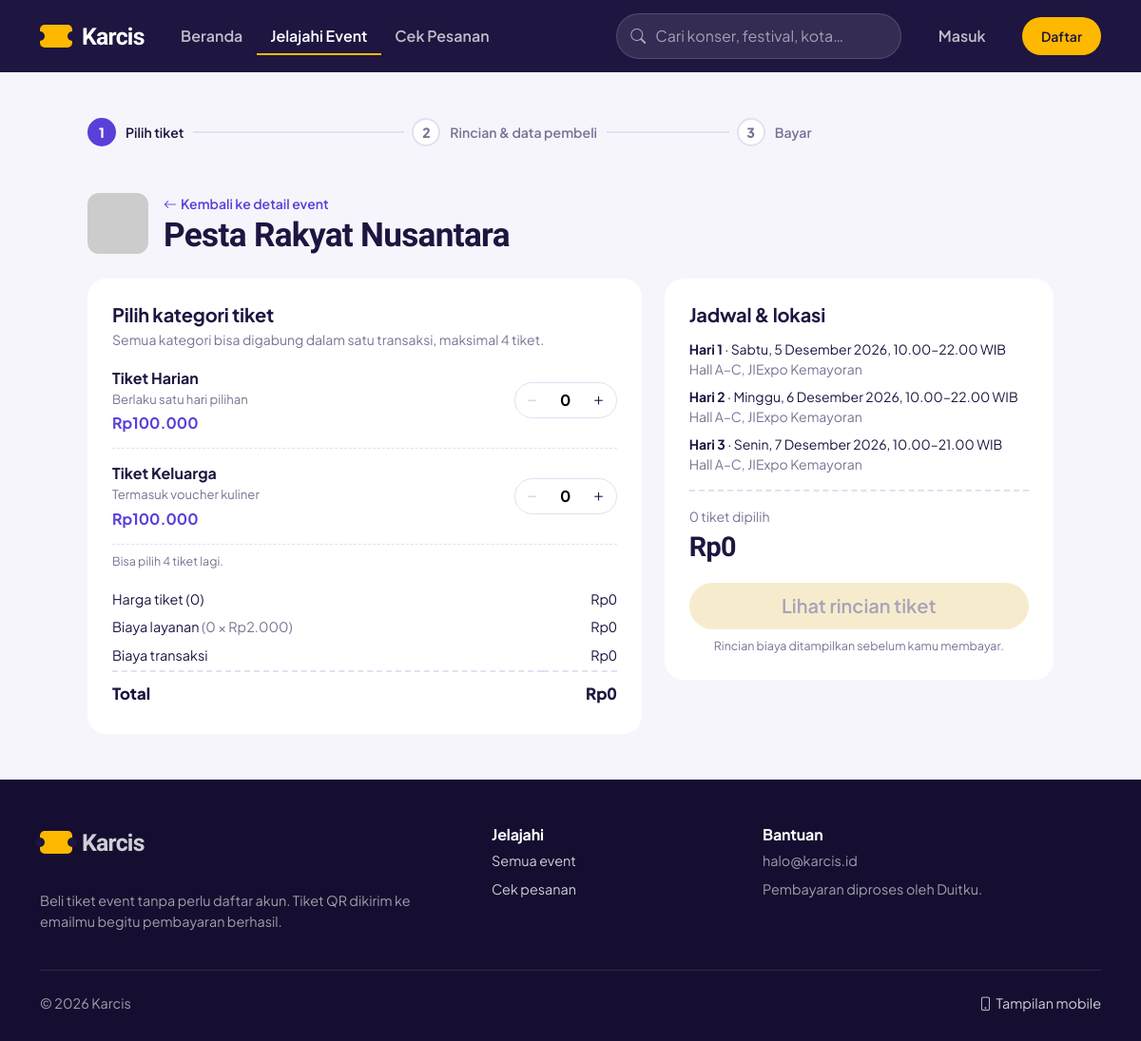
The page /event/tickets/pesta-rakyat-nusantara on the database its author committed.
### tables this page shows
CREATE TABLE events (
  id INT UNSIGNED AUTO_INCREMENT PRIMARY KEY,
  category_id INT UNSIGNED NOT NULL,
  title VARCHAR(160) NOT NULL,
  slug VARCHAR(180) NOT NULL UNIQUE,
  event_type VARCHAR(60) NOT NULL COMMENT 'Konser, Festival, Workshop, dsb',
  organizer VARCHAR(120) NOT NULL,
  short_desc VARCHAR(255) NOT NULL,
  description TEXT NOT NULL,
  banner VARCHAR(255) NOT NULL,
  thumbnail VARCHAR(255) NOT NULL,
  venue VARCHAR(160) NOT NULL,
  address VARCHAR(255) NOT NULL,
  city VARCHAR(80) NOT NULL,
  maps_url VARCHAR(255) NULL,
  start_date DATE NOT NULL,
  is_featured TINYINT(1) NOT NULL DEFAULT 0,
  status ENUM('draft','published','ended') NOT NULL DEFAULT 'published',
  created_at DATETIME NOT NULL DEFAULT CURRENT_TIMESTAMP,
  CONSTRAINT fk_event_cat FOREIGN KEY (category_id) REFERENCES categories(id)
);

CREATE TABLE ticket_types (
  id INT UNSIGNED AUTO_INCREMENT PRIMARY KEY,
  event_id INT UNSIGNED NOT NULL,
  name VARCHAR(80) NOT NULL,
  description VARCHAR(255) NOT NULL,
  price INT UNSIGNED NOT NULL DEFAULT 100000,
  quota INT UNSIGNED NOT NULL,
  sold INT UNSIGNED NOT NULL DEFAULT 0,
  sort_order INT NOT NULL DEFAULT 0,
  CONSTRAINT fk_tt_event FOREIGN KEY (event_id) REFERENCES events(id) ON DELETE CASCADE
);

CREATE TABLE event_schedules (
  id INT UNSIGNED AUTO_INCREMENT PRIMARY KEY,
  event_id INT UNSIGNED NOT NULL,
  label VARCHAR(60) NOT NULL,
  event_date DATE NOT NULL,
  start_time TIME NOT NULL,
  end_time TIME NOT NULL,
  venue VARCHAR(160) NOT NULL,
  CONSTRAINT fk_sched_event FOREIGN KEY (event_id) REFERENCES events(id) ON DELETE CASCADE
);

### application/core/MY_Controller.php (called while the page is built, shortened)
<?php
class MY_Controller extends Base_Controller
{
    public $view_mode = 'desktop';
    public $user = NULL;
    public function __construct()
    {
        $this->load->model('User_model');
        $uid = (int) $this->session->userdata('user_id');
        $this->user = $uid ? $this->User_model->find($uid) : NULL;
        $forced = $this->session->userdata('view_mode');
        $this->view_mode = in_array($forced, array('desktop', 'mobile'), TRUE)
            ? $forced
            : ($this->agent->is_mobile() ? 'mobile' : 'desktop');
    }
    protected function render($view, $data = array(), $layout = 'main')
    {
        $data['app_name']  = $this->config->item('app_name');
        $data['view_mode'] = $this->view_mode;
        $data['user']      = $this->user;
        $data['title']     = isset($data['title']) ? $data['title'] . ' | ' . $data['app_name'] : $data['app_name'];
        $data['content']   = $this->load->view($this->view_mode . '/' . $view, $data, TRUE);
        $this->load->view($this->view_mode . '/layouts/' . $layout, $data);
    }
}

### application/controllers/Event.php (called while the page is built, shortened)
<?php
class Event extends MY_Controller
{
    public function tickets($slug = '')
    {
        $event = $this->Event_model->get_by_slug($slug);
        $cart = $this->session->userdata('cart');
        $selected = ($cart && (int) $cart['event_id'] === (int) $event->id) ? $cart['qty'] : array();
        $this->render('event/tickets', array(
            'title'        => 'Pilih Tiket ' . $event->title,
            'event'        => $event,
            'schedules'    => $this->Event_model->schedules($event->id),
            'ticket_types' => $this->Event_model->ticket_types($event->id),
            'selected'     => $selected,
            'active_nav'   => 'explore',
        ));
    }
}

### index.php (called while the page is built, shortened)
<?php
require_once BASEPATH.'core/CodeIgniter.php';

### application/models/Event_model.php (called while the page is built, shortened)
<?php
class Event_model extends CI_Model
{
    protected function base()
    {
        return $this->db->select('e.*, c.name AS category_name, c.slug AS category_slug,
                (SELECT MIN(price) FROM ticket_types tt WHERE tt.event_id = e.id) AS min_price,
                (SELECT MAX(event_date) FROM event_schedules s WHERE s.event_id = e.id) AS end_date,
                (SELECT COUNT(*) FROM event_schedules s2 WHERE s2.event_id = e.id) AS total_days', FALSE)
            ->from('events e')
            ->join('categories c', 'c.id = e.category_id')
            ->where('e.status', 'published');
    }
    public function get_by_slug($slug)
    {
        return $this->base()->where('e.slug', $slug)->get()->row();
    }
    public function schedules($event_id)
    {
        return $this->db->where('event_id', $event_id)->order_by('event_date, start_time')->get('event_schedules')->result();
    }
    public function ticket_types($event_id)
    {
        return $this->db->select('*, (quota - sold) AS available', FALSE)
            ->where('event_id', $event_id)->order_by('sort_order')->get('ticket_types')->result();
    }
}

### application/models/Fmt_model.php (called while the page is built, shortened)
<?php
class Fmt_model extends CI_Model
{
    public function base($path = '')
    {
        return rtrim($this->config->base_url(), '/') . '/' . ltrim($path, '/');
    }
    public function url($uri = '')
    {
        return $this->config->site_url($uri);
    }
    public function rupiah($angka)
    {
        return 'Rp' . number_format((int) $angka, 0, ',', '.');
    }
    public function tgl($date, $with_day = TRUE)
    {
        $hari  = array('Minggu','Senin','Selasa','Rabu','Kamis','Jumat','Sabtu');
        $bulan = array(1=>'Januari','Februari','Maret','April','Mei','Juni','Juli','Agustus','September','Oktober','November','Desember');
        $ts  = strtotime($date);
        $str = date('j', $ts) . ' ' . $bulan[(int) date('n', $ts)] . ' ' . date('Y', $ts);
        return $with_day ? $hari[(int) date('w', $ts)] . ', ' . $str : $str;
    }
    public function jam($time)
    {
        return date('H.i', strtotime($time));
    }
    public function img($path)
    {
        return preg_match('#^https?://#i', $path) ? $path : $this->base($path);
    }
    public function service_fee()     { return (int) $this->config->item('service_fee_per_ticket'); }
    public function transaction_fee() { return (int) $this->config->item('transaction_fee'); }
    public function max_tickets()     { return (int) $this->config->item('max_tickets_per_order'); }
}

### application/views/desktop/event/tickets.php (the view, shortened to what this page needs)
<div class="container py-5" style="max-width:1040px">
  <?php $this->load->view('shared/steps', array('step' => 1)); ?>
  <div class="d-flex gap-3 align-items-center mt-5 mb-4">
    <img src="<?= html_escape($this->fmt->img($event->thumbnail)) ?>" alt="" style="width:64px;height:64px;object-fit:cover;border-radius:12px">
    <div>
      <a href="<?= $this->fmt->url('event/detail/' . $event->slug) ?>" class="small fw-semibold"><i class="bi bi-arrow-left me-1"></i>Kembali ke detail event</a>
      <h1 class="mb-0" style="font-size:2.2rem"><?= html_escape($event->title) ?></h1>
    </div>
  </div>
  <div class="row g-4">
    <div class="col-lg-7">
      <div class="panel">
        <h5 class="mb-1">Pilih kategori tiket</h5>
        <p class="small text-muted-k mb-1">Semua kategori bisa digabung dalam satu transaksi, maksimal <?= $this->fmt->max_tickets() ?> tiket.</p>
        <?php $this->load->view('desktop/partials/ticket_box', array('sticky_bar' => TRUE)); ?>
      </div>
    </div>
    <div class="col-lg-5">
      <div class="panel" style="position:sticky;top:20px">
        <h5>Jadwal &amp; lokasi</h5>
        <?php foreach ($schedules as $s): ?>
          <div class="small mb-2"><strong><?= html_escape($s->label) ?></strong> · <?= $this->fmt->tgl($s->event_date) ?>, <?= $this->fmt->jam($s->start_time) ?>–<?= $this->fmt->jam($s->end_time) ?> WIB<br><span class="text-muted-k"><?= html_escape($s->venue) ?></span></div>
        <?php endforeach; ?>
        <hr style="border-top:2px dashed var(--line);opacity:1">
        <div class="d-flex justify-content-between align-items-end">
          <div><div class="small text-muted-k"><span data-out="qty">0</span> tiket dipilih</div><div class="display-type" style="font-size:1.8rem" data-out="total">Rp0</div></div>
        </div>
        <button type="submit" form="ticketForm" class="btn btn-sun btn-lg w-100 mt-3" data-submit-ticket disabled>Lihat rincian tiket</button>
        <p class="fee-note text-center mt-2 mb-0">Rincian biaya ditampilkan sebelum kamu membayar.</p>
      </div>
    </div>
  </div>
</div>

### application/views/desktop/partials/ticket_box.php (shortened to what this page needs)
<?php defined('BASEPATH') OR exit('No direct script access allowed');
$selected   = isset($selected) ? $selected : array();
?>
<form method="post" action="<?= $this->fmt->url('checkout') ?>" data-ticket-form data-max="<?= $this->fmt->max_tickets() ?>" data-service-fee="<?= $this->fmt->service_fee() ?>" data-transaction-fee="<?= $this->fmt->transaction_fee() ?>" id="ticketForm"><?= $this->fmt->csrf() ?>
  <?php foreach ($ticket_types as $t):
      $avail = max(0, (int) $t->available); $soldout = $avail <= 0; ?>
  <div class="tt-row <?= $soldout ? 'is-soldout' : '' ?>">
    <div class="flex-grow-1 min-w-0">
      <div class="tt-name"><?= html_escape($t->name) ?></div>
      <div class="tt-desc"><?= html_escape($t->description) ?></div>
      <div class="tt-price mt-1"><?= $this->fmt->rupiah($t->price) ?></div>
    </div>
    <?php if ($soldout): ?>
      <span class="soldout-badge">Habis</span>
    <?php else: ?>
      <div class="stepper">
        <button type="button" data-minus aria-label="Kurangi <?= html_escape($t->name) ?>"><i class="bi bi-dash"></i></button>
        <input type="number" inputmode="numeric" name="qty[<?= (int) $t->id ?>]" value="<?= isset($selected[$t->id]) ? min((int) $selected[$t->id], $avail) : 0 ?>" min="0" max="<?= min($this->fmt->max_tickets(), $avail) ?>"
               data-qty data-price="<?= (int) $t->price ?>" data-stock="<?= $avail ?>" aria-label="Jumlah <?= html_escape($t->name) ?>">
        <button type="button" data-plus aria-label="Tambah <?= html_escape($t->name) ?>"><i class="bi bi-plus"></i></button>
      </div>
    <?php endif; ?>
  </div>
  <?php endforeach; ?>
  <div class="fee-note mt-2" data-out="limit">Maksimal <?= $this->fmt->max_tickets() ?> tiket per transaksi.</div>
  <table class="fee-table mt-3">
    <tr><td>Harga tiket (<span data-out="qty">0</span>)</td><td data-out="subtotal">Rp0</td></tr>
    <tr><td>Biaya layanan <span class="text-muted-k">(<span data-out="service-label">0 × <?= $this->fmt->rupiah($this->fmt->service_fee()) ?></span>)</span></td><td data-out="service">Rp0</td></tr>
    <tr><td>Biaya transaksi</td><td data-out="trx">Rp0</td></tr>
    <tr class="total"><td>Total</td><td data-out="total">Rp0</td></tr>
  </table>
</form>

### assets/css/base.css (style rules this page uses)
:root { --ink: #1E1540; --ink-soft: #4A4368; --muted: #7A7394; --paper: #F7F5FC; --card: #FFFFFF; --line: #E4DFF2; --plum: #5B3FD9; --plum-deep: #4329B8; --plum-tint: #EEE9FF; --sun: #FFB800; --sun-deep: #E5A200; --mint: #12966F; --mint-tint: #E3F6EF; --danger: #C8323B; --r-lg: 20px; --r-md: 14px; --r-sm: 10px; --font-display: "Bricolage Grotesque", "Plus Jakarta Sans", system-ui, sans-serif; --font-body: "Plus Jakarta Sans", system-ui, -apple-system, "Segoe UI", sans-serif; --bs-body-font-family: var(--font-body); --bs-body-color: var(--ink); --bs-body-bg: var(--paper); --bs-primary: var(--plum); --bs-primary-rgb: 91, 63, 217; --bs-link-color: var(--plum); --bs-link-hover-color: var(--plum-deep); --bs-border-color: var(--line); }
body { font-family: var(--font-body); color: var(--ink); background: var(--paper); -webkit-font-smoothing: antialiased; }
h1, h2, h3, .display-type { font-family: var(--font-display); letter-spacing: -0.02em; font-weight: 700; }
h4, h5, h6 { font-weight: 700; letter-spacing: -0.01em; }
a { color: var(--plum); text-decoration: none; }
.text-muted-k { color: var(--muted) !important; }
.btn { font-weight: 600; border-radius: 999px; padding: .6rem 1.25rem; }
.btn-sun { background: var(--sun); color: var(--ink); border: 0; }
.btn-sun:disabled { background: #F2E2B3; color: var(--muted); }
.tt-row { display: flex; align-items: center; gap: 12px; padding: 14px 0; border-bottom: 1px dashed var(--line); }
.tt-name { font-weight: 700; }
.tt-desc { font-size: .82rem; color: var(--muted); }
.tt-price { font-weight: 700; color: var(--plum); }
.stepper { display: inline-flex; align-items: center; border: 1.5px solid var(--line); border-radius: 999px; overflow: hidden; background: #fff; }
.stepper button { width: 36px; height: 36px; border: 0; background: transparent; font-size: 1.1rem; color: var(--ink); }
.stepper button:disabled { color: #CFC9E0; }
.stepper input { width: 34px; border: 0; text-align: center; font-weight: 700; background: transparent; -moz-appearance: textfield; }
.fee-table { width: 100%; font-size: .9rem; }
.fee-table td { padding: 4px 0; }
.fee-table td:last-child { text-align: right; font-variant-numeric: tabular-nums; }
.fee-table .total td { font-weight: 800; font-size: 1.05rem; padding-top: 10px; border-top: 2px dashed var(--line); }
.fee-note { font-size: .78rem; color: var(--muted); }

### assets/css/desktop.css (style rules this page uses)
.panel { background: #fff; border-radius: var(--r-lg); padding: 26px; }
.panel h5 { margin-bottom: 14px; }

### rows shown on the page
events: title "Pesta Rakyat Nusantara"
ticket_types: name "Tiket Harian", description "Berlaku satu hari pilihan", price "Rp100.000", id "0"
ticket_types: name "Tiket Keluarga", description "Termasuk voucher kuliner", price "Rp100.000", id "0"
event_schedules: label "Hari 1", event_date "Sabtu, 5 Desember 2026", start_time "10.00", end_time "22.00", venue "Hall A–C, JIExpo Kemayoran"
event_schedules: label "Hari 2", event_date "Minggu, 6 Desember 2026", start_time "10.00", end_time "22.00", venue "Hall A–C, JIExpo Kemayoran"
event_schedules: label "Hari 3", event_date "Senin, 7 Desember 2026", start_time "10.00", end_time "21.00", venue "Hall A–C, JIExpo Kemayoran"

### other values the page prints
$app_name "Karcis"
$label "Pilih tiket"
$label "Rincian & data pembeli"
$label "Bayar"
$this->fmt->max_tickets() "4"
$this->config->item('support_email') "halo@karcis.id"
